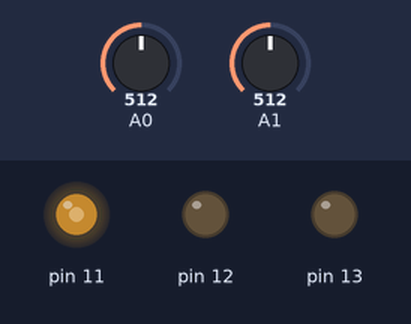
Recording of a sketch running on a simulated Arduino Uno, built with avr-gcc and run on an emulated ATmega328P. Shown: output pins drawn as LEDs (lit = HIGH). The inputs (shaded band) are chosen by the test bench; at power-on: A0 = 512, A1 = 512.

Above: at 1.2 s.
1.3 s: A0 set to 716
At 2.3 s:
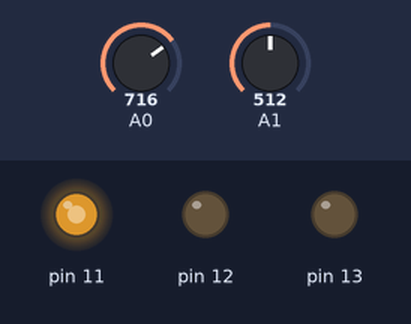
2.8 s: A0 set to 900
At 3.4 s:
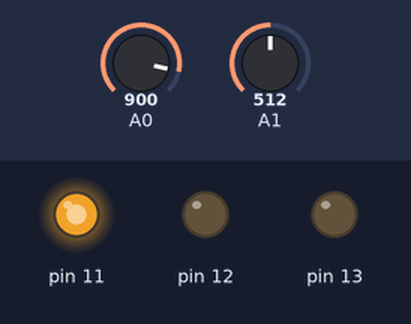
4.3 s: A0 set to 122
At 4.6 s:
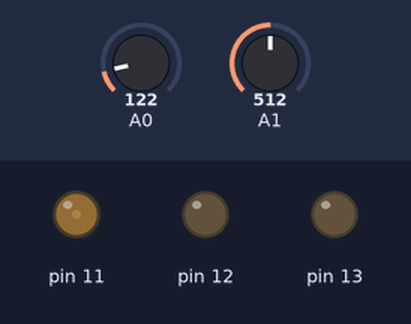
5.8 s: A0 set to 0
At 6.9 s:
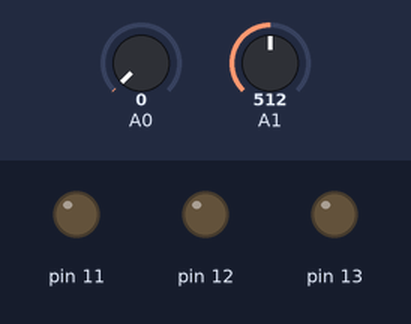
7.3 s: A0 set to 511
At 8.1 s:
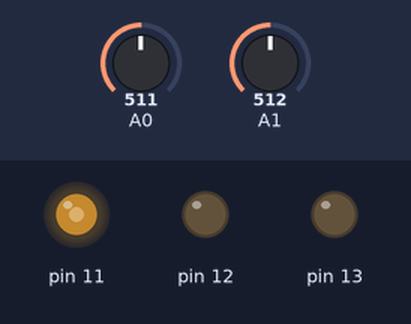
Timing chart, 0 to 9.8 s (numbered marks = the images above; inputs shaded):
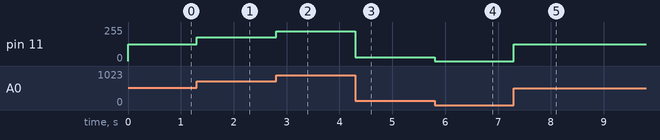

Measured:
- after the input at 1.3 s, pin 11: 127/255 → 178/255 at once
- after the input at 2.8 s, pin 11: 178/255 → 224/255 at once
- after the input at 4.3 s, pin 11: 224/255 → 30/255 at once
- after the input at 5.8 s, pin 11: 30/255 → 0/255 at once
- after the input at 7.3 s, pin 11: 0/255 → 127/255 at once

The sketch:

7.ino
```cpp
float pot1;
float volt1;
float pot2;
float volt2;

void setup() {
  Serial.begin(9600);
  pinMode(13, OUTPUT);
  pinMode(12, OUTPUT);
  pinMode(11, OUTPUT);
}

void loop() {
  pot1 = analogRead(A0);
  volt1 = pot1 * 255 / 1022;

  pot2 = analogRead(A1);
  volt2 = pot2 * 5 / 1022;

  analogWrite(11, volt1);
}
```
